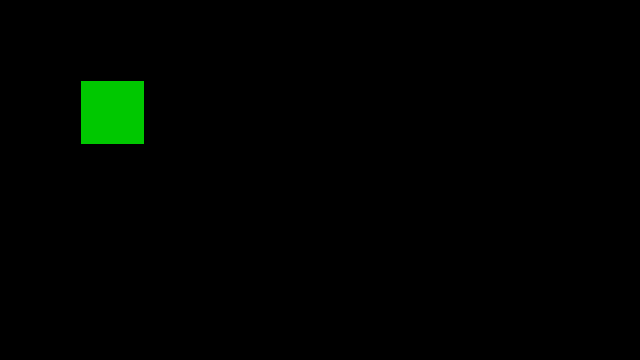
Frame 1 (no input)
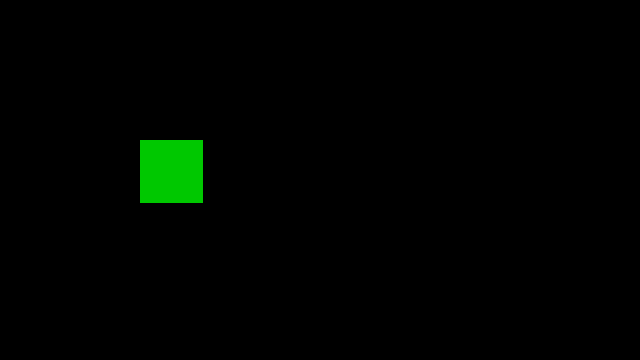
Frame 60 (the mouse pressed at the canvas centre just before this capture)
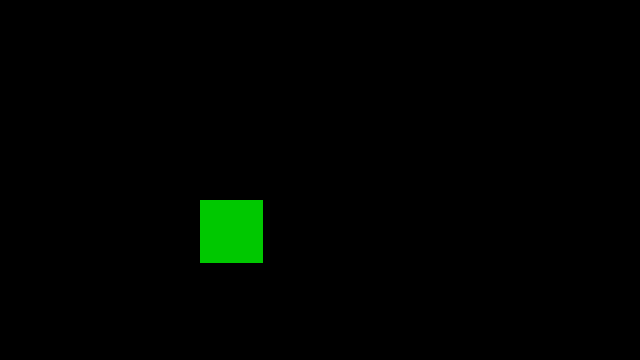
Frame 120 (the mouse held since frame 60 and released just before this capture)

The Processing sketch that drew these frames (run headless with seeded random() and noise(); from frame 60 on, the mouse is pressed at the canvas centre):

// Processing sketch: ShapePrimitives6
// ── ShapePrimitives6.pde
color a = color(0,200,0);
int pos = int(81);


void setup(){
size(640, 360); 
};


void draw(){
background(0);
noStroke();
fill(a);
rect(pos, pos, 63, 63);
pos = pos+1;
};
